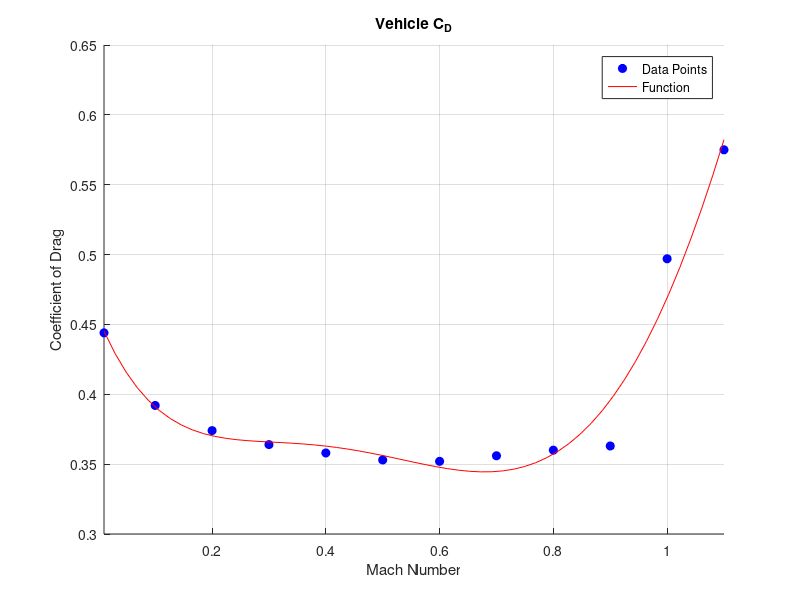

This chart was generated by the following MATLAB code: (Note: this script raises an error after producing the figure.)
%% RK4 Rocket Control Simulation
% Author: Daniel Pearson (djpearson@wpi.edu) 
% 
% Version: 4/16/2024

clear variables; close all; clc;
%% 
% 
%% Rocket Drag Polar

%% OpenRocket
% machNumber = [0; 0.1; 0.2; 0.3; 0.4; 0.5; 0.6; 0.7; 0.8; 0.88];
% cDVal = [0.575; 0.403; 0.389; 0.394; 0.401; 0.410; 0.420; 0.440; 0.460; 0.500];
%% RasAero
machNumber = [0.01; 0.1; 0.2; 0.3; 0.4; 0.5; 0.6; 0.7; 0.8; 0.9; 1; 1.1];
cDVal = [0.444; 0.392; 0.374; 0.364; 0.358; 0.353; 0.352; 0.356; 0.360; 0.363; 0.497; 0.575];
%% 
% Using the least squares estimation method, the constants in the following 
% equation can be estimated with reasonable accuracy
% 
% $$y={\textrm{Ax}}^3 +{\textrm{Bx}}^2 +\textrm{Cx}+D$$
% 
% Using the theory of least squares estimation, the following can be defined:
% 
% $$\sum^{2}_{i=1}(y_i-(Ax_i^4+Bx_i^3+Cx_i^2+Dx_i+E))^2$$
% 
% This summation can be minimized and the following matrices can be defined 
% to solve for C
% 
% $$\begin{array}{l}X=\left\lbrack \begin{array}{cccc}x^3  & x^2  & x & 1\end{array}\right\rbrack 
% \\Y=\left\lbrack \begin{array}{c}y_1 \\\vdots \\y_i \end{array}\right\rbrack 
% \\C=\left\lbrack \begin{array}{c}A\\B\\C\\D\end{array}\right\rbrack \end{array}$$
% 
% where,
% 
% $$X^T Y=X^T \textrm{XC}$$

X = [machNumber.^5 machNumber.^4 machNumber.^3, machNumber.^2, machNumber, ones(size(machNumber))];

% Use least squares estimate to solve for C
C = X \ cDVal;
cdPolar = @(x) C(1)*x^5 + C(2)*x^4 + C(3)*x^3 + C(4)*x^2 + C(5)*x + C(6);


figure;
scatter(machNumber, cDVal, 'o', 'MarkerEdgeColor', 'b', 'MarkerFaceColor', 'b');
hold on;
fplot(cdPolar, [min(machNumber), max(machNumber)], 'r');
title('Vehicle C_D');
xlabel('Mach Number');
ylabel('Coefficient of Drag');
legend('Data Points', 'Function');
grid on;
%% Rocket CL Interpolation

clData = readtable('CL_Data.CSV');

AOA = clData.Alpha;
Mach = clData.Mach;
CL = clData.CL;

F = scatteredInterpolant(AOA, Mach, CL, 'linear');

calculateCL = @(aoa, mach) F(aoa, mach);
%% RK4 Propagation

dt = 0.01;
t_0 = 0;
t = t_0;
t_f = 50;
timeSlice = t_0:dt:t_f;
numTimePts = t_f / dt+1;
tRecord = zeros(1, numTimePts);
tRecord(1,1) = t;
% Initialize RK4

v_B = [0;0;0.01]; % [m/s]
q_0 = [0.0189, -0.9493, 0.3084, -0.0581];
% q_0 = [0.10,-0.92,0.38,-0.03];

% Launch Site Initial Coords
launchSiteLLA = [32.94051076670848, -106.92168654133573, 1400];
pos_initial_NED = [0;0;0];

ecefInitial = lla2ecef(launchSiteLLA);

R_TB = quat2rotm(q_0);

initialLLArad = deg2rad(launchSiteLLA);

C_IN = [
    -sin(initialLLArad(1))*cos(initialLLArad(2)) -sin(initialLLArad(2)) -cos(initialLLArad(1))*cos(initialLLArad(2));
    -sin(initialLLArad(1))*sin(initialLLArad(2)) cos(initialLLArad(2)) -cos(initialLLArad(1))*sin(initialLLArad(2));
    cos(initialLLArad(1)) 0 -sin(initialLLArad(1));
];

rotm2eul(R_TB);

v_NED = R_TB' * v_B;

v_ECEF = C_IN * v_NED;

m_fuel = 4.776; % [kg] Solid rocket fuel mass
m_empty = 22.72 + 3.342; % [kg] Empty Rocket Mass
m_full = m_empty + m_fuel;

% qw, qi, qj, qk, px, py, pz, wx, wy, wz, vx, vy, vz, m
x_t = [q_0(1); q_0(2); q_0(3); q_0(4); ecefInitial(1); ecefInitial(2); ecefInitial(3); 0; 0; 0; v_NED(1); v_NED(2); v_NED(3); m_full];


xRecord = zeros(length(x_t), numTimePts);
xRecord(:, 1) = x_t;

%% Sensor Readings
% Acx, Acy, Acz, Gyx, Gyy, Gyz, Magx, Magy, Magz
a_t = [0; 0; 0; 0; 0; 0; 0; 0; 0];
sRecord = zeros(length(a_t), numTimePts-1);

colNum = 1;
while(t < t_f)
    colNum = colNum + 1;
    t = t+dt;

    if(x_t(14) >= m_empty)
        throttle = 1;
    else
        throttle = 0;
    end
    abPct = 0;

    u_t = [abPct; throttle];

    [sysDyn1, omegaDot] = systemDynamics(x_t, u_t, cdPolar, calculateCL);
    k1 = dt*sysDyn1;
    [sysDyn2, ~] = systemDynamics(x_t + (1/2)*k1, u_t, cdPolar, calculateCL);
    k2 = dt*sysDyn2;
    [sysDyn3, ~] = systemDynamics(x_t + (1/2)*k2, u_t, cdPolar, calculateCL);
    k3 = dt*systemDynamics(x_t+(1/2)*k2, u_t, cdPolar, calculateCL);
    [sysDyn4, ~] = systemDynamics(x_t + k3, u_t, cdPolar, calculateCL);
    k4 = dt*systemDynamics(x_t+k3, u_t, cdPolar, calculateCL);

    x_t = x_t + (1/6)*k1 + (1/3)*k2 + (1/3)*k3 + (1/6)*k4;

    xRecord(:,colNum) = x_t;
    tRecord(1,colNum) = t;
    %% Calculate Sensor Readings
    sysDyn = k4 / dt; % Bring back to per second

    % Collect acceleration readings and rotate into body frame
    ax = sysDyn(11) / 9.81; % [G]
    ay = sysDyn(12) / 9.81; % [G]
    az = sysDyn(13) / 9.81 + 1; % [G] Add one G to negate gravity compensation
    aR = [ax; ay; az];

    aR = R_TB * aR;

    omega = (omegaDot / dt);

    sRecord(:,colNum) = [aR; omega; 0;0;0];
    
end
%% Results

llaRecord = ecef2lla(xRecord(5:7, :)');

figure();
plot(tRecord, llaRecord(:,3));
title("Altitude Vs. Time");
xlabel("Time (s)");
ylabel("Altitude (m)");
grid on;

% figure();
% plot(tRecord, xRecord(5,:)); % X-Position vs Time
% title("X Vs. Time");
% xlabel("Time (s)");
% ylabel("X-Pos (m)");
% grid on;
% 
% figure();
% plot(tRecord, xRecord(6,:)); % Y-Position vs Time
% title("Y Vs. Time");
% xlabel("Time (s)");
% ylabel("Y-Pos (m)");
% grid on;
% 
% figure();
% plot(tRecord, xRecord(7,:)); % Z-Position vs Time
% title("Z Vs. Time");
% xlabel("Time (s)");
% ylabel("Z-Pos (m)");
% grid on;

figure();
plot(tRecord, xRecord(11,:)); % X-Velocity vs Time
title("X-Velocity Vs. Time");
xlabel("Time (s)");
ylabel("X-Velocity (m/s)");
grid on;

figure();
plot(tRecord, xRecord(12,:)); % Y-Velocity vs Time
title("Y-Velocity Vs. Time");
xlabel("Time (s)");
ylabel("Y-Velocity (m/s)");
grid on;

figure();
plot(tRecord, xRecord(13,:)); % Z-Velocity vs Time
title("Z-Velocity Vs. Time");
xlabel("Time (s)");
ylabel("Z-Velocity (m/s)");
grid on;

figure();
plot3(xRecord(5,:), xRecord(6,:), xRecord(7,:));
title("Rocket Path");
xlabel("Px (m)");
ylabel("Py (m)");
zlabel("Pz (m)");
grid on;

euler_angles = rad2deg(quat2eul(xRecord(1:4,:)', 'XYZ'));
% Plot Euler angles against time
figure();
plot(tRecord, euler_angles(:,1)); % Roll angle vs Time
title("Roll Angle Vs. Time");
xlabel("Time (s)");
ylabel("Roll Angle (deg)");
grid on;

figure();
plot(tRecord, euler_angles(:,2)); % Pitch angle vs Time
title("Pitch Angle Vs. Time");
xlabel("Time (s)");
ylabel("Pitch Angle (deg)");
grid on;

figure();
plot(tRecord, euler_angles(:,3)); % Yaw angle vs Time
title("Yaw Angle Vs. Time");
xlabel("Time (s)");
ylabel("Yaw Angle (deg)");
grid on;

%% Save Sensor Readings
save('./Data/RocketSimulation', "sRecord", "xRecord");
%% 
% 

function [x_dot, omega_dot] = systemDynamics(x, u, cdPolar, calculateCL)
    %% Earth Constants
    g = 9.81; % [m/s^2] Gravitational Acceleration on Earth
    R = 287; % [J/kgK]

    z_cp = 0.285 - 0.233;
    x_cp = 0;
    y_cp = 0;

    curr_LLA = ecef2lla(x(5:7)');
    currLat = deg2rad(curr_LLA(1));
    currLon = deg2rad(curr_LLA(2));
    currAlt = curr_LLA(3);

    R_TB = quat2dcm([x(1), x(2), x(3), x(4)]);
    R_IT = [
        -sin(currLat)*cos(currLon) -sin(currLon) -cos(currLat)*cos(currLon);
        -sin(currLat)*sin(currLon) cos(currLon) -cos(currLat)*sin(currLon);
        cos(currLat) 0 -sin(currLat);
    ];

    atmo = AtmosphericModel(currAlt);

    rho_alt = atmo.getDensity(); % Density at altitude
    a = sqrt(1.4*R*atmo.getTemperature()); % Speed of sound

    %% Vehicle Constants
    S_r = 0.0192898; % [m^2] Cross Sectional area of body tube and fins
    m = x(14); % [kg] Rocket Mass, dynamically changing
    
    %% Motor Constants
    mFuelRate = 1.632; % [kg/s] Mass flow rate of motor burn
    T_motor = 3414; % [N] Average motor thrust

    % Moment of Inertia
    I_x = 26.413;
    I_y = 26.413;
    I_z = 0.107;

    v_ECEF = [x(11); x(12); x(13)];

    % Calculate mach number
    M = norm(v_ECEF) / a;

    % Rotate velocity into the body frame
    v_T = R_IT' * v_ECEF;
    v_B = R_TB' * v_T;

    % v_hat = v_ECEF / norm(v_ECEF);
    v_hat_b = v_B / norm(v_B);

    % Calculate dynamic pressure
    q_inf = 0.5 * rho_alt * norm(v_B)^2;

    % Calculate Drag in ECEF Inertial Frame
    D_B = q_inf * cdPolar(M) * S_r * v_hat_b;

    D_NED = R_TB * D_B;
    D_ECEF = R_IT * D_NED;

    % Calculate Thrust in ECEF Inertial Frame
    T_B = T_motor * u(2) * v_hat_b; % Assuming thrust along the body x-axis

    T_NED = R_TB * v_T;
    T_ECEF = R_IT * T_NED;
    
    % Calculate Acceleration in ECEF Inertial Frame
    px_dot = (-D_ECEF(1) + T_ECEF(1)) / m;
    py_dot = (-D_ECEF(2) + T_ECEF(2)) / m;
    pz_dot = (-D_ECEF(3) + T_ECEF(3) + (-g * m)) / m;

    % Calculate AOA 
    AOA_rad = atan2(v_B(3), v_B(1));
    AOA_deg = rad2deg(AOA_rad);

    C_L = calculateCL(M, AOA_deg);

    L_B = q_inf * C_L * S_r * v_hat_b;

    L_NED = R_TB * L_B;
    L_ECEF = R_IT * L_NED;

    omegax_dot = -z_cp * norm(L_B) / I_x;
    omegay_dot = 0;
    omegaz_dot = (x_cp * norm(L_B)) / I_z;

    m_dot = -mFuelRate * u(2); % [kg/s]

    qw_dot = 0.5*(-x(2)*x(8)-x(3)*x(9)-x(4)*x(10));
    qx_dot = 0.5*(x(1)*x(8)+x(3)*x(10)-x(4)*x(9));
    qy_dot = 0.5*(x(1)*x(9)-x(2)*x(10)+x(4)*x(8));
    qz_dot = 0.5*(x(1)*x(10)+x(2)*x(9)-x(3)*x(8));

    x_dot = [
      qw_dot;
      qx_dot;
      qy_dot;
      qz_dot;
      x(11);
      x(12);
      x(13);
      omegax_dot;
      omegay_dot;
      omegaz_dot;
      px_dot;
      py_dot;
      pz_dot;
      m_dot;
    ];

    omega_dot = [
        omegax_dot;
        omegay_dot;
        omegaz_dot;
    ];
end